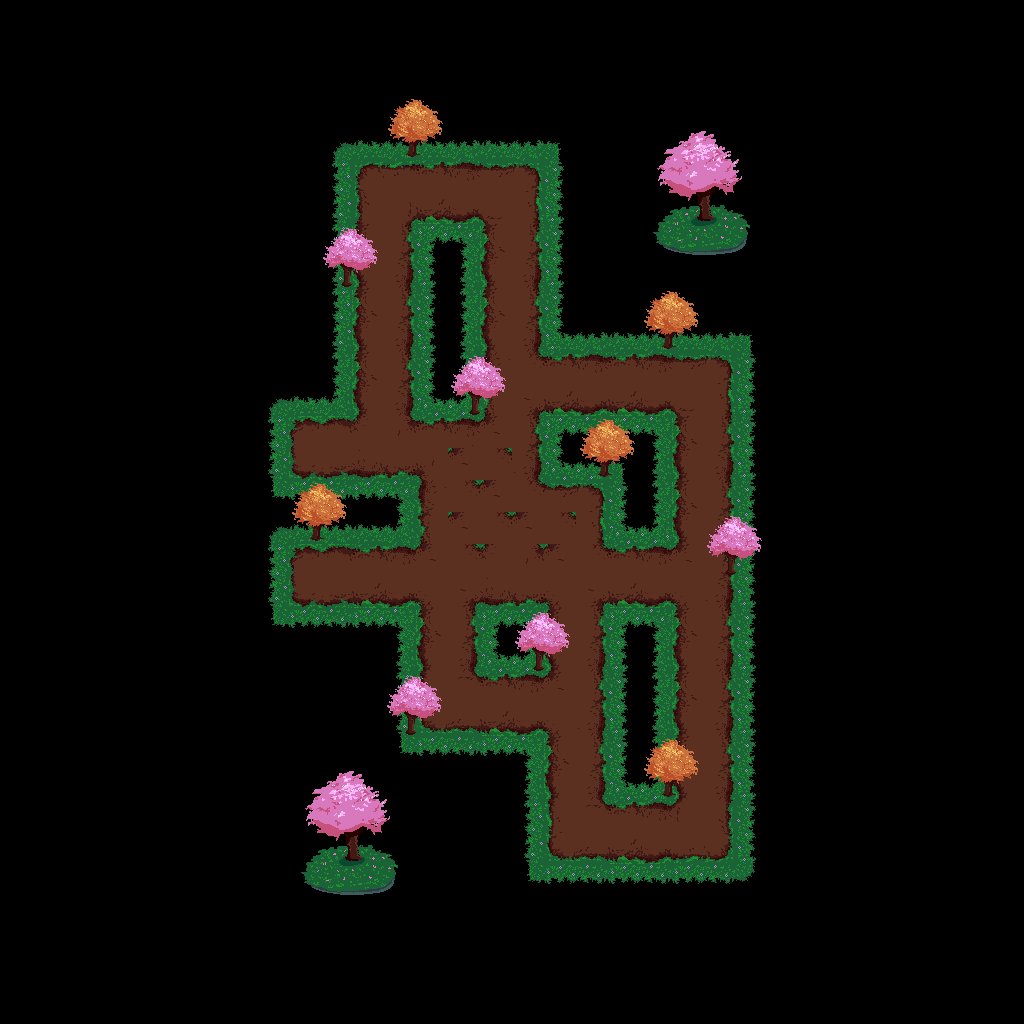

Below is a game level as drawn by its tile map, then a one-line description and the .tmx that defines it (tile-layer data replaced by summaries):
An orthogonal 32x32 tile map with 32x32 px tiles, 4 tile layers (Tile Layer 1, Tile Layer 2, Tile Layer 3, Tile Layer 4), 1 hidden layer not drawn, 5 tilesets and 51 objects.

<map version="1.2" tiledversion="1.2.5" orientation="orthogonal" renderorder="right-down" width="32" height="32" tilewidth="32" tileheight="32" infinite="0" nextlayerid="11" nextobjectid="338">
 <tileset firstgid="1" name="ground" tilewidth="64" tileheight="64" tilecount="1" columns="1">
  <properties>
   <property name="name" value="ground" />
  </properties>
  <image source="ground.jpg" width="64" height="64" />
  <tile id="0">
   <properties>
    <property name="name" value="ground" />
   </properties>
  </tile>
 </tileset>
 <tileset firstgid="2" name="start" tilewidth="32" tileheight="32" tilecount="1" columns="1">
  <properties>
   <property name="name" value="start" />
  </properties>
  <image source="start.png" width="32" height="32" />
  <tile id="0">
   <properties>
    <property name="name" value="start" />
   </properties>
  </tile>
 </tileset>
 <tileset firstgid="3" name="gold" tilewidth="32" tileheight="32" tilecount="1" columns="1">
  <image source="gold.png" width="32" height="32" />
  <tile id="0">
   <properties>
    <property name="name" value="gold" />
   </properties>
  </tile>
 </tileset>
 <tileset firstgid="4" name="Grass_Ground_Tiles_03" tilewidth="64" tileheight="64" tilecount="240" columns="20">
  <image source="Grass_Ground_Tiles_03.png" width="1280" height="800" />
 </tileset>
 <tileset firstgid="244" name="rock" tilewidth="64" tileheight="64" tilecount="1" columns="1">
  <image source="rock.png" width="64" height="64" />
  <tile id="0">
   <properties>
    <property name="name" value="rock" />
   </properties>
  </tile>
 </tileset>
 <imagelayer id="3" name="Image Layer 1" visible="0">
  <image source="space.png" width="1024" height="1024" />
 </imagelayer>
 <layer id="7" name="Tile Layer 1" width="32" height="32">
  <data>[1024 cells, 95 non-empty, 21 distinct tile ids]</data>
 </layer>
 <layer id="8" name="Tile Layer 2" width="32" height="32">
  <data>[1024 cells, 17 non-empty, 5 distinct tile ids]</data>
 </layer>
 <layer id="9" name="Tile Layer 3" width="32" height="32">
  <data>[1024 cells, 9 non-empty, 3 distinct tile ids]</data>
 </layer>
 <layer id="10" name="Tile Layer 4" width="32" height="32">
  <data>[1024 cells, 25 non-empty, 10 distinct tile ids]</data>
 </layer>
 <objectgroup id="2" name="Object Layer 1" opacity="0.46">
  <object id="287" gid="2" x="492.5" y="530.5" width="32" height="32" />
  <object id="288" gid="1" x="477" y="545" width="64" height="64" />
  <object id="289" gid="1" x="413" y="481" width="64" height="64" />
  <object id="290" gid="1" x="541" y="609" width="64" height="64" />
  <object id="291" gid="1" x="477" y="609" width="64" height="64" />
  <object id="292" gid="1" x="477" y="481" width="64" height="64" />
  <object id="293" gid="1" x="413" y="545" width="64" height="64" />
  <object id="294" gid="1" x="541" y="545" width="64" height="64" />
  <object id="295" gid="3" x="429.667" y="466.333" width="32" height="32" />
  <object id="296" gid="1" x="349" y="481" width="64" height="64" />
  <object id="297" gid="1" x="285" y="481" width="64" height="64" />
  <object id="298" gid="1" x="605" y="609" width="64" height="64" />
  <object id="299" gid="1" x="669" y="609" width="64" height="64" />
  <object id="300" gid="1" x="669" y="673" width="64" height="64" />
  <object id="301" gid="244" x="285" y="417" width="64" height="64" />
  <object id="302" gid="3" x="683.667" y="656.333" width="32" height="32" />
  <object id="303" gid="244" x="605" y="673" width="64" height="64" />
  <object id="304" gid="1" x="669" y="545" width="64" height="64" />
  <object id="305" gid="1" x="669" y="481" width="64" height="64" />
  <object id="306" gid="1" x="413" y="609" width="64" height="64" />
  <object id="307" gid="1" x="413" y="673" width="64" height="64" />
  <object id="308" gid="3" x="684.333" y="463.667" width="32" height="32" />
  <object id="309" gid="1" x="413" y="737" width="64" height="64" />
  <object id="310" gid="1" x="477" y="737" width="64" height="64" />
  <object id="311" gid="1" x="541" y="737" width="64" height="64" />
  <object id="312" gid="1" x="669" y="737" width="64" height="64" />
  <object id="313" gid="1" x="349" y="417" width="64" height="64" />
  <object id="314" gid="3" x="685" y="787" width="32" height="32" />
  <object id="315" gid="3" x="365" y="401" width="32" height="32" />
  <object id="316" gid="1" x="669" y="801" width="64" height="64" />
  <object id="317" gid="3" x="429" y="211" width="32" height="32" />
  <object id="318" gid="244" x="605" y="545" width="64" height="64" />
  <object id="319" gid="1" x="349" y="609" width="64" height="64" />
  <object id="320" gid="1" x="285" y="609" width="64" height="64" />
  <object id="321" gid="3" x="302" y="595" width="32" height="32" />
  <object id="322" gid="1" x="541" y="673" width="64" height="64" />
  <object id="323" gid="1" x="669" y="865" width="64" height="64" />
  <object id="324" gid="1" x="605" y="865" width="64" height="64" />
  <object id="325" gid="1" x="541" y="865" width="64" height="64" />
  <object id="326" gid="1" x="541" y="801" width="64" height="64" />
  <object id="327" gid="1" x="669" y="417" width="64" height="64" />
  <object id="328" gid="1" x="605" y="417" width="64" height="64" />
  <object id="329" gid="1" x="541" y="417" width="64" height="64" />
  <object id="330" gid="1" x="477" y="417" width="64" height="64" />
  <object id="331" gid="1" x="477" y="353" width="64" height="64" />
  <object id="332" gid="1" x="477" y="289" width="64" height="64" />
  <object id="333" gid="1" x="477" y="225" width="64" height="64" />
  <object id="334" gid="1" x="349" y="353" width="64" height="64" />
  <object id="335" gid="1" x="349" y="289" width="64" height="64" />
  <object id="336" gid="1" x="349" y="225" width="64" height="64" />
  <object id="337" gid="1" x="413" y="225" width="64" height="64" />
 </objectgroup>
</map>
